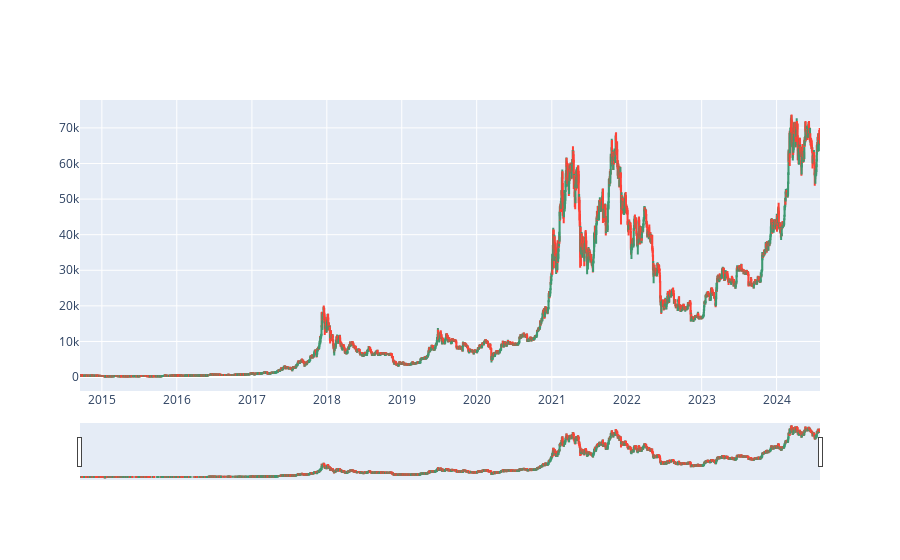

This figure's notebook cell:
### Code cell
df = df_BTC

go.Figure(data=[go.Candlestick(
    x=df.index,
    open=df['Open'],
    high=df['High'],
    low=df['Low'],
    close=df['Close'])])

### Figure 1 — Plotly figure (JSON) as saved in the notebook; plotly's stock layout.template omitted (floating-point values rounded to 4 significant figures; data arrays with more than 128 entries replaced by an {"elided": "..."} marker saying what was removed)
{"data": [{"close": {"elided": "3605 float values"}, "high": {"elided": "3605 float values"}, "low": {"elided": "3605 float values"}, "open": {"elided": "3605 float values"}, "type": "candlestick", "x": {"elided": "3605 str values"}}], "layout": {}}
